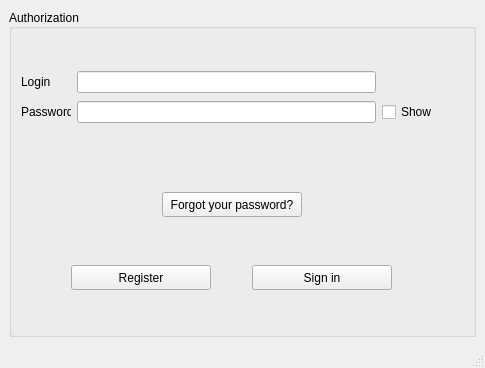
<?xml version="1.0" encoding="UTF-8"?>
<ui version="4.0">
 <class>MainWindow</class>
 <widget class="QMainWindow" name="MainWindow">
  <property name="geometry">
   <rect>
    <x>0</x>
    <y>0</y>
    <width>485</width>
    <height>368</height>
   </rect>
  </property>
  <property name="minimumSize">
   <size>
    <width>485</width>
    <height>368</height>
   </size>
  </property>
  <property name="maximumSize">
   <size>
    <width>485</width>
    <height>368</height>
   </size>
  </property>
  <property name="windowTitle">
   <string>AralaryShop</string>
  </property>
  <widget class="QWidget" name="centralwidget">
   <layout class="QGridLayout" name="gridLayout">
    <item row="1" column="0">
     <widget class="QGroupBox" name="autorise_table">
      <property name="title">
       <string>Authorization</string>
      </property>
      <property name="alignment">
       <set>Qt::AlignLeading|Qt::AlignLeft|Qt::AlignVCenter</set>
      </property>
      <property name="checkable">
       <bool>false</bool>
      </property>
      <layout class="QGridLayout" name="gridLayout_3">
       <item row="0" column="0" rowspan="2" colspan="9">
        <layout class="QVBoxLayout" name="verticalLayout">
         <item>
          <layout class="QGridLayout" name="gridLayout_2">
           <item row="1" column="2">
            <widget class="QCheckBox" name="show_pass0">
             <property name="sizePolicy">
              <sizepolicy hsizetype="Fixed" vsizetype="Fixed">
               <horstretch>0</horstretch>
               <verstretch>0</verstretch>
              </sizepolicy>
             </property>
             <property name="minimumSize">
              <size>
               <width>82</width>
               <height>22</height>
              </size>
             </property>
             <property name="maximumSize">
              <size>
               <width>82</width>
               <height>22</height>
              </size>
             </property>
             <property name="text">
              <string>Show</string>
             </property>
            </widget>
           </item>
           <item row="0" column="0">
            <widget class="QLabel" name="log_label">
             <property name="minimumSize">
              <size>
               <width>50</width>
               <height>24</height>
              </size>
             </property>
             <property name="maximumSize">
              <size>
               <width>50</width>
               <height>24</height>
              </size>
             </property>
             <property name="text">
              <string>Login</string>
             </property>
            </widget>
           </item>
           <item row="0" column="1">
            <widget class="QLineEdit" name="login">
             <property name="inputMask">
              <string/>
             </property>
             <property name="text">
              <string/>
             </property>
             <property name="clearButtonEnabled">
              <bool>true</bool>
             </property>
            </widget>
           </item>
           <item row="1" column="0">
            <widget class="QLabel" name="pass_label">
             <property name="minimumSize">
              <size>
               <width>50</width>
               <height>24</height>
              </size>
             </property>
             <property name="maximumSize">
              <size>
               <width>50</width>
               <height>24</height>
              </size>
             </property>
             <property name="text">
              <string>Password</string>
             </property>
            </widget>
           </item>
           <item row="1" column="1">
            <widget class="QLineEdit" name="password">
             <property name="enabled">
              <bool>true</bool>
             </property>
             <property name="tabletTracking">
              <bool>false</bool>
             </property>
             <property name="autoFillBackground">
              <bool>false</bool>
             </property>
             <property name="inputMask">
              <string/>
             </property>
             <property name="text">
              <string/>
             </property>
             <property name="echoMode">
              <enum>QLineEdit::Password</enum>
             </property>
             <property name="clearButtonEnabled">
              <bool>true</bool>
             </property>
            </widget>
           </item>
           <item row="2" column="1">
            <widget class="QLabel" name="label">
             <property name="text">
              <string/>
             </property>
            </widget>
           </item>
           <item row="2" column="0">
            <widget class="QLabel" name="label_2">
             <property name="minimumSize">
              <size>
               <width>50</width>
               <height>24</height>
              </size>
             </property>
             <property name="maximumSize">
              <size>
               <width>50</width>
               <height>24</height>
              </size>
             </property>
             <property name="text">
              <string/>
             </property>
            </widget>
           </item>
          </layout>
         </item>
         <item>
          <layout class="QHBoxLayout" name="horizontalLayout">
           <item>
            <spacer name="horizontalSpacer">
             <property name="orientation">
              <enum>Qt::Horizontal</enum>
             </property>
             <property name="sizeType">
              <enum>QSizePolicy::Minimum</enum>
             </property>
             <property name="sizeHint" stdset="0">
              <size>
               <width>70</width>
               <height>20</height>
              </size>
             </property>
            </spacer>
           </item>
           <item>
            <widget class="QPushButton" name="refresh_pass_button">
             <property name="sizePolicy">
              <sizepolicy hsizetype="Minimum" vsizetype="Fixed">
               <horstretch>0</horstretch>
               <verstretch>0</verstretch>
              </sizepolicy>
             </property>
             <property name="maximumSize">
              <size>
               <width>140</width>
               <height>25</height>
              </size>
             </property>
             <property name="text">
              <string>Forgot your password?</string>
             </property>
            </widget>
           </item>
           <item>
            <spacer name="horizontalSpacer_5">
             <property name="orientation">
              <enum>Qt::Horizontal</enum>
             </property>
             <property name="sizeType">
              <enum>QSizePolicy::Minimum</enum>
             </property>
             <property name="sizeHint" stdset="0">
              <size>
               <width>90</width>
               <height>20</height>
              </size>
             </property>
            </spacer>
           </item>
          </layout>
         </item>
         <item>
          <spacer name="verticalSpacer_2">
           <property name="orientation">
            <enum>Qt::Vertical</enum>
           </property>
           <property name="sizeType">
            <enum>QSizePolicy::Fixed</enum>
           </property>
           <property name="sizeHint" stdset="0">
            <size>
             <width>20</width>
             <height>10</height>
            </size>
           </property>
          </spacer>
         </item>
         <item>
          <layout class="QHBoxLayout" name="horizontalLayout_2">
           <item>
            <spacer name="horizontalSpacer_3">
             <property name="orientation">
              <enum>Qt::Horizontal</enum>
             </property>
             <property name="sizeType">
              <enum>QSizePolicy::Fixed</enum>
             </property>
             <property name="sizeHint" stdset="0">
              <size>
               <width>30</width>
               <height>20</height>
              </size>
             </property>
            </spacer>
           </item>
           <item>
            <widget class="QPushButton" name="reg_button">
             <property name="maximumSize">
              <size>
               <width>140</width>
               <height>25</height>
              </size>
             </property>
             <property name="text">
              <string>Register</string>
             </property>
            </widget>
           </item>
           <item>
            <spacer name="horizontalSpacer_2">
             <property name="orientation">
              <enum>Qt::Horizontal</enum>
             </property>
             <property name="sizeType">
              <enum>QSizePolicy::Fixed</enum>
             </property>
             <property name="sizeHint" stdset="0">
              <size>
               <width>15</width>
               <height>13</height>
              </size>
             </property>
            </spacer>
           </item>
           <item>
            <widget class="QPushButton" name="enter_button">
             <property name="maximumSize">
              <size>
               <width>140</width>
               <height>25</height>
              </size>
             </property>
             <property name="text">
              <string>Sign in</string>
             </property>
            </widget>
           </item>
           <item>
            <spacer name="horizontalSpacer_4">
             <property name="orientation">
              <enum>Qt::Horizontal</enum>
             </property>
             <property name="sizeType">
              <enum>QSizePolicy::Fixed</enum>
             </property>
             <property name="sizeHint" stdset="0">
              <size>
               <width>50</width>
               <height>20</height>
              </size>
             </property>
            </spacer>
           </item>
          </layout>
         </item>
        </layout>
       </item>
      </layout>
     </widget>
    </item>
   </layout>
  </widget>
  <widget class="QMenuBar" name="menubar">
   <property name="geometry">
    <rect>
     <x>0</x>
     <y>0</y>
     <width>485</width>
     <height>25</height>
    </rect>
   </property>
  </widget>
  <widget class="QStatusBar" name="statusbar"/>
 </widget>
 <tabstops>
  <tabstop>login</tabstop>
  <tabstop>password</tabstop>
  <tabstop>show_pass0</tabstop>
  <tabstop>refresh_pass_button</tabstop>
  <tabstop>reg_button</tabstop>
  <tabstop>enter_button</tabstop>
 </tabstops>
 <resources/>
 <connections/>
</ui>
